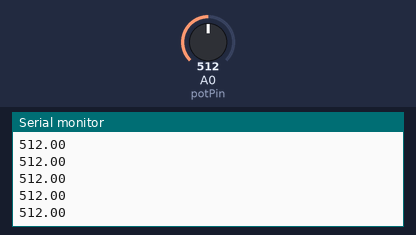
Bench run of a sketch on a simulated Arduino Uno, built with avr-gcc and run on an emulated ATmega328P. Parts: the last lines printed to the serial monitor. The inputs (shaded band) are chosen by the test bench; at power-on: A0 (potPin) = 512.

Above: at 1.2 s.
1.3 s: A0 (potPin) set to 716
At 1.31 s:
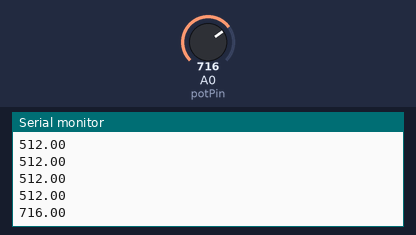
2.8 s: A0 (potPin) set to 900
At 2.82 s:
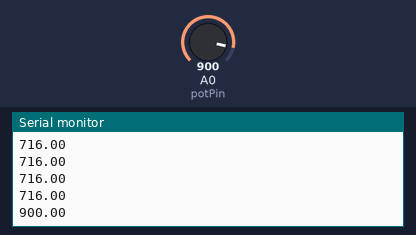
Timing chart, 0 to 5.8 s (numbered marks = the images above; inputs shaded):
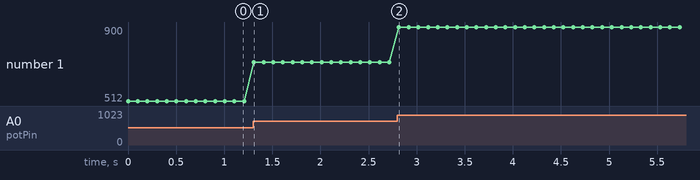

Measured:
- after the input at 1.3 s, the serial monitor: prints a new line at once (image 1)
- after the input at 2.8 s, the serial monitor: prints a new line at once (image 2)
- plotted number 1: 512 → 716 after the input at 1.3 s, 716 → 900 after the input at 2.8 s

The sketch:

pot_test.ino
```cpp
#include <Wire.h>

#define slaveAddr 9

//Constants:
const int potPin = A0; //pin A0 to read analog input


//Variables:
float value1; //save analog value


void setup(){
  //Define input mode

  Serial.begin(9600);
  Wire.begin(slaveAddr);
  Wire.onRequest(requestEvent); // register event

  pinMode(potPin, INPUT); //Optional

}

void loop(){
  value1 =  analogRead(potPin);          //Read and save analog value from potentiometer


  Serial.println(value1);

  delay(100);                             //Small delay
}

void requestEvent() {
  Wire.write("hello "); // respond with message of 6 bytes
  // as expected by master
}
```
